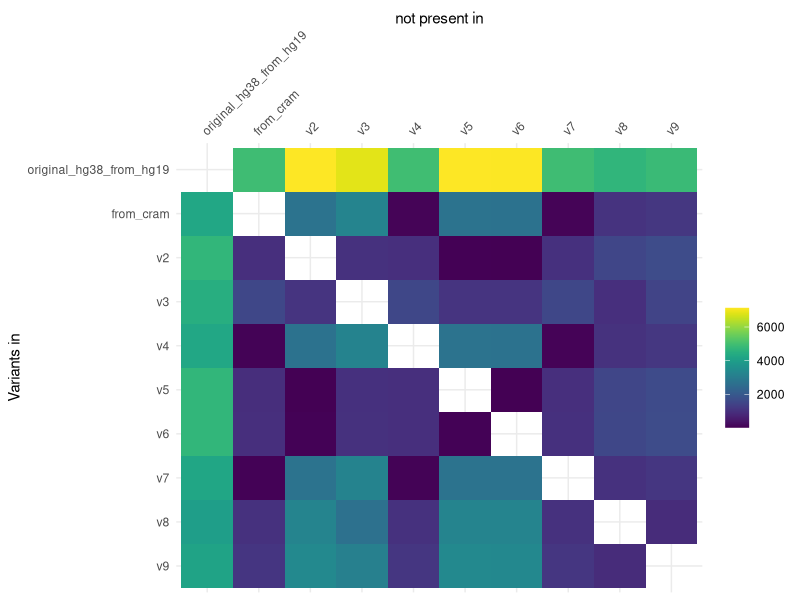
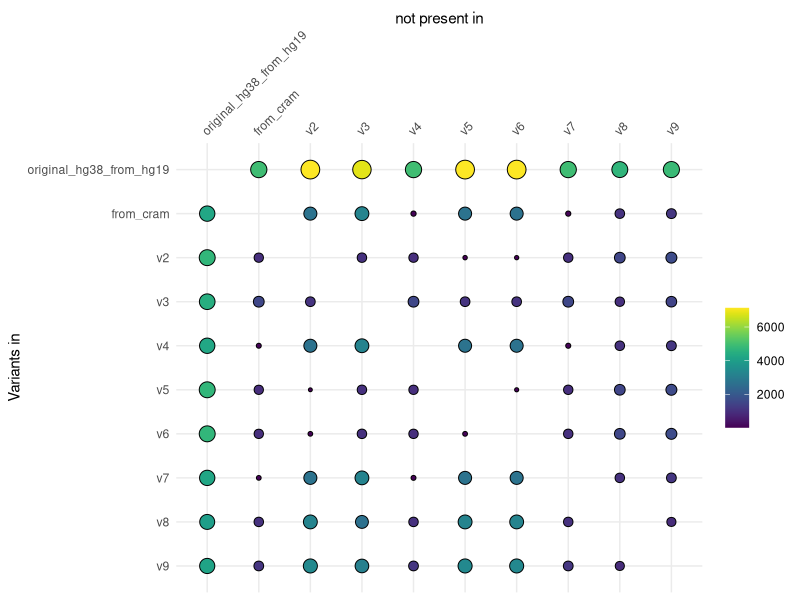

R code for these plots, in order:
## ---- chunk 1
#| output: false

# Load the libraries
library(dplyr)
library(ggplot2)
library(reshape2)
library(viridis)

# Load the csv file
matrix <- read.csv("matrix.csv", header = TRUE, check.names = FALSE)

# Melt the data to a long format suitable for ggplot
data_melted <- melt(matrix, )

# Convert 'based_on' to a factor
data_melted$based_on <- factor(data_melted$based_on, levels = unique(data_melted$based_on))

# Remove rows with NA values
data_melted <- data_melted %>%
  filter(!is.na(value))

## ---- chunk 2
#| label: fig-heatmap
#| fig-cap: "Vcf-file comparison as heatmap"
#| warning: false

heatmap <- ggplot(data_melted, aes(variable, based_on, fill = value)) +
  geom_tile() +
  scale_fill_viridis(name = NULL) +
  scale_y_discrete(limits = rev(levels(data_melted$based_on))) +
  scale_x_discrete(position = "top") +
  xlab("not present in") +
  ylab("Variants in") +
  theme_minimal() +
  theme(axis.text.x = element_text(angle = 45, hjust = 0))

heatmap
## ---- chunk 3
#| label: fig-balloon
#| fig-cap: "Vcf-file comparison as balloon plot"
#| warning: false

balloon <- ggplot(data_melted, aes(variable, based_on, size = value, fill = value)) +
  geom_point(shape = 21, colour = "black") +
  scale_fill_viridis(name = NULL) +
  scale_size_continuous(guide = 'none') +
  scale_x_discrete(position = "top") +
  scale_y_discrete(limits = rev(levels(data_melted$based_on))) +
  xlab("not present in") +
  ylab("Variants in") +
  theme_minimal() +
  theme(axis.text.x = element_text(angle = 45, hjust = 0))

balloon
